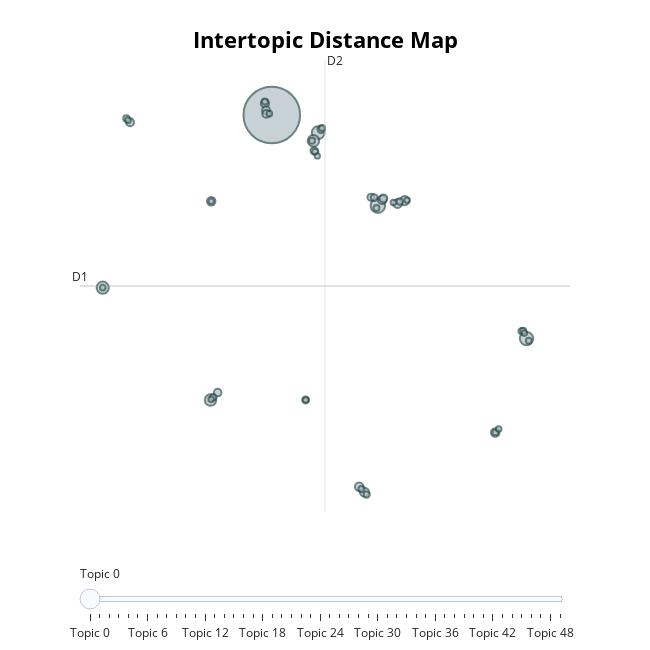

The cell this chart's notebook holds for it:
### Code cell
model.visualize_topics(top_n_topics=50)

### Figure 1 — Plotly figure (JSON) as saved in the notebook; plotly's stock layout.template omitted (floating-point values rounded to 4 significant figures; data arrays with more than 128 entries replaced by an {"elided": "..."} marker saying what was removed)
{"data": [{"customdata": {"elided": "50x3 mixed values"}, "hovertemplate": "<b>Topic %{customdata[0]}</b><br>%{customdata[1]}<br>Size: %{customdata[2]}", "legendgroup": "", "marker": {"color": "#B0BEC5", "line": {"color": "DarkSlateGrey", "width": 2}, "size": [1522, 99, 84, 78, 71, 63, 62, 40, 38, 37, 36, 34, 34, 34, 32, 30, 29, 29, 29, 27, 26, 25, 24, 23, 22, 20, 20, 20, 19, 18, 18, 18, 18, 17, 17, 17, 17, 17, 16, 16, 15, 15, 15, 15, 15, 15, 14, 14, 13, 13], "sizemode": "area", "sizeref": 0.9513, "symbol": "circle"}, "mode": "markers", "name": "", "orientation": "v", "showlegend": false, "type": "scatter", "x": [1.017, 7.188, 15.84, 3.717, -8.819, 3.44, -2.55, 8.748, 6.408, 8.336, 7.437, -2.506, 14.02, 6.103, 0.6192, -7.23, 7.511, 0.6818, 0.6931, -2.13, 3.89, 3.478, 6.789, 2.987, 6.975, -2.388, 15.55, 8.471, 6.539, 6.231, 3.545, -7.446, 0.6142, 3.944, 15.64, 7.106, 14.03, 3.356, -7.346, 15.97, -8.819, 15.71, 14.21, -2.511, 8.093, 0.8772, -2.506, 8.893, 2.987, 3.665], "xaxis": "x", "y": [14.74, 9.66, 2.222, 13.76, 5.073, 13.29, -1.222, 9.945, -6.383, 9.786, 9.997, 9.91, -3.039, -6.078, 15.39, 14.34, 10.07, 15.01, 14.8, -0.8025, 13.94, 12.74, 10.14, -1.214, 10.12, -1.06, 2.629, 9.892, -6.514, -6.207, 12.69, 14.55, 15.5, 14.01, 2.665, 9.534, -3.032, 13.3, 14.45, 2.099, 5.073, 2.528, -2.843, -1.183, 9.844, 14.82, 9.91, 9.964, -1.214, 12.45], "yaxis": "y"}], "layout": {"annotations": [{"showarrow": false, "text": "D1", "x": -10.14, "y": 5.166, "yshift": 10}, {"showarrow": false, "text": "D2", "x": 4.113, "xshift": 10, "y": 17.82}], "height": 650, "hoverlabel": {"bgcolor": "white", "font": {"family": "Rockwell", "size": 16}}, "legend": {"itemsizing": "constant", "tracegroupgap": 0}, "margin": {"t": 60}, "shapes": [{"line": {"color": "#CFD8DC", "width": 2}, "type": "line", "x0": 4.113, "x1": 4.113, "y0": -7.491, "y1": 17.82}, {"line": {"color": "#9E9E9E", "width": 2}, "type": "line", "x0": -10.14, "x1": 18.37, "y0": 5.166, "y1": 5.166}], "sliders": [{"active": 0, "pad": {"t": 50}, "steps": [{"args": [{"marker.color": [["red", "#B0BEC5", "#B0BEC5", "#B0BEC5", "#B0BEC5", "#B0BEC5", "#B0BEC5", "#B0BEC5", "#B0BEC5", "#B0BEC5", "#B0BEC5", "#B0BEC5", "#B0BEC5", "#B0BEC5", "#B0BEC5", "#B0BEC5", "#B0BEC5", "#B0BEC5", "#B0BEC5", "#B0BEC5", "#B0BEC5", "#B0BEC5", "#B0BEC5", "#B0BEC5", "#B0BEC5", "#B0BEC5", "#B0BEC5", "#B0BEC5", "#B0BEC5", "#B0BEC5", "#B0BEC5", "#B0BEC5", "#B0BEC5", "#B0BEC5", "#B0BEC5", "#B0BEC5", "#B0BEC5", "#B0BEC5", "#B0BEC5", "#B0BEC5", "#B0BEC5", "#B0BEC5", "#B0BEC5", "#B0BEC5", "#B0BEC5", "#B0BEC5", "#B0BEC5", "#B0BEC5", "#B0BEC5", "#B0BEC5"]]}], "label": "Topic 0", "method": "update"}, {"args": [{"marker.color": [["#B0BEC5", "red", "#B0BEC5", "#B0BEC5", "#B0BEC5", "#B0BEC5", "#B0BEC5", "#B0BEC5", "#B0BEC5", "#B0BEC5", "#B0BEC5", "#B0BEC5", "#B0BEC5", "#B0BEC5", "#B0BEC5", "#B0BEC5", "#B0BEC5", "#B0BEC5", "#B0BEC5", "#B0BEC5", "#B0BEC5", "#B0BEC5", "#B0BEC5", "#B0BEC5", "#B0BEC5", "#B0BEC5", "#B0BEC5", "#B0BEC5", "#B0BEC5", "#B0BEC5", "#B0BEC5", "#B0BEC5", "#B0BEC5", "#B0BEC5", "#B0BEC5", "#B0BEC5", "#B0BEC5", "#B0BEC5", "#B0BEC5", "#B0BEC5", "#B0BEC5", "#B0BEC5", "#B0BEC5", "#B0BEC5", "#B0BEC5", "#B0BEC5", "#B0BEC5", "#B0BEC5", "#B0BEC5", "#B0BEC5"]]}], "label": "Topic 1", "method": "update"}, {"args": [{"marker.color": [["#B0BEC5", "#B0BEC5", "red", "#B0BEC5", "#B0BEC5", "#B0BEC5", "#B0BEC5", "#B0BEC5", "#B0BEC5", "#B0BEC5", "#B0BEC5", "#B0BEC5", "#B0BEC5", "#B0BEC5", "#B0BEC5", "#B0BEC5", "#B0BEC5", "#B0BEC5", "#B0BEC5", "#B0BEC5", "#B0BEC5", "#B0BEC5", "#B0BEC5", "#B0BEC5", "#B0BEC5", "#B0BEC5", "#B0BEC5", "#B0BEC5", "#B0BEC5", "#B0BEC5", "#B0BEC5", "#B0BEC5", "#B0BEC5", "#B0BEC5", "#B0BEC5", "#B0BEC5", "#B0BEC5", "#B0BEC5", "#B0BEC5", "#B0BEC5", "#B0BEC5", "#B0BEC5", "#B0BEC5", "#B0BEC5", "#B0BEC5", "#B0BEC5", "#B0BEC5", "#B0BEC5", "#B0BEC5", "#B0BEC5"]]}], "label": "Topic 2", "method": "update"}, {"args": [{"marker.color": [["#B0BEC5", "#B0BEC5", "#B0BEC5", "red", "#B0BEC5", "#B0BEC5", "#B0BEC5", "#B0BEC5", "#B0BEC5", "#B0BEC5", "#B0BEC5", "#B0BEC5", "#B0BEC5", "#B0BEC5", "#B0BEC5", "#B0BEC5", "#B0BEC5", "#B0BEC5", "#B0BEC5", "#B0BEC5", "#B0BEC5", "#B0BEC5", "#B0BEC5", "#B0BEC5", "#B0BEC5", "#B0BEC5", "#B0BEC5", "#B0BEC5", "#B0BEC5", "#B0BEC5", "#B0BEC5", "#B0BEC5", "#B0BEC5", "#B0BEC5", "#B0BEC5", "#B0BEC5", "#B0BEC5", "#B0BEC5", "#B0BEC5", "#B0BEC5", "#B0BEC5", "#B0BEC5", "#B0BEC5", "#B0BEC5", "#B0BEC5", "#B0BEC5", "#B0BEC5", "#B0BEC5", "#B0BEC5", "#B0BEC5"]]}], "label": "Topic 3", "method": "update"}, {"args": [{"marker.color": [["#B0BEC5", "#B0BEC5", "#B0BEC5", "#B0BEC5", "red", "#B0BEC5", "#B0BEC5", "#B0BEC5", "#B0BEC5", "#B0BEC5", "#B0BEC5", "#B0BEC5", "#B0BEC5", "#B0BEC5", "#B0BEC5", "#B0BEC5", "#B0BEC5", "#B0BEC5", "#B0BEC5", "#B0BEC5", "#B0BEC5", "#B0BEC5", "#B0BEC5", "#B0BEC5", "#B0BEC5", "#B0BEC5", "#B0BEC5", "#B0BEC5", "#B0BEC5", "#B0BEC5", "#B0BEC5", "#B0BEC5", "#B0BEC5", "#B0BEC5", "#B0BEC5", "#B0BEC5", "#B0BEC5", "#B0BEC5", "#B0BEC5", "#B0BEC5", "#B0BEC5", "#B0BEC5", "#B0BEC5", "#B0BEC5", "#B0BEC5", "#B0BEC5", "#B0BEC5", "#B0BEC5", "#B0BEC5", "#B0BEC5"]]}], "label": "Topic 4", "method": "update"}, {"args": [{"marker.color": [["#B0BEC5", "#B0BEC5", "#B0BEC5", "#B0BEC5", "#B0BEC5", "red", "#B0BEC5", "#B0BEC5", "#B0BEC5", "#B0BEC5", "#B0BEC5", "#B0BEC5", "#B0BEC5", "#B0BEC5", "#B0BEC5", "#B0BEC5", "#B0BEC5", "#B0BEC5", "#B0BEC5", "#B0BEC5", "#B0BEC5", "#B0BEC5", "#B0BEC5", "#B0BEC5", "#B0BEC5", "#B0BEC5", "#B0BEC5", "#B0BEC5", "#B0BEC5", "#B0BEC5", "#B0BEC5", "#B0BEC5", "#B0BEC5", "#B0BEC5", "#B0BEC5", "#B0BEC5", "#B0BEC5", "#B0BEC5", "#B0BEC5", "#B0BEC5", "#B0BEC5", "#B0BEC5", "#B0BEC5", "#B0BEC5", "#B0BEC5", "#B0BEC5", "#B0BEC5", "#B0BEC5", "#B0BEC5", "#B0BEC5"]]}], "label": "Topic 5", "method": "update"}, {"args": [{"marker.color": [["#B0BEC5", "#B0BEC5", "#B0BEC5", "#B0BEC5", "#B0BEC5", "#B0BEC5", "red", "#B0BEC5", "#B0BEC5", "#B0BEC5", "#B0BEC5", "#B0BEC5", "#B0BEC5", "#B0BEC5", "#B0BEC5", "#B0BEC5", "#B0BEC5", "#B0BEC5", "#B0BEC5", "#B0BEC5", "#B0BEC5", "#B0BEC5", "#B0BEC5", "#B0BEC5", "#B0BEC5", "#B0BEC5", "#B0BEC5", "#B0BEC5", "#B0BEC5", "#B0BEC5", "#B0BEC5", "#B0BEC5", "#B0BEC5", "#B0BEC5", "#B0BEC5", "#B0BEC5", "#B0BEC5", "#B0BEC5", "#B0BEC5", "#B0BEC5", "#B0BEC5", "#B0BEC5", "#B0BEC5", "#B0BEC5", "#B0BEC5", "#B0BEC5", "#B0BEC5", "#B0BEC5", "#B0BEC5", "#B0BEC5"]]}], "label": "Topic 6", "method": "update"}, {"args": [{"marker.color": [["#B0BEC5", "#B0BEC5", "#B0BEC5", "#B0BEC5", "#B0BEC5", "#B0BEC5", "#B0BEC5", "red", "#B0BEC5", "#B0BEC5", "#B0BEC5", "#B0BEC5", "#B0BEC5", "#B0BEC5", "#B0BEC5", "#B0BEC5", "#B0BEC5", "#B0BEC5", "#B0BEC5", "#B0BEC5", "#B0BEC5", "#B0BEC5", "#B0BEC5", "#B0BEC5", "#B0BEC5", "#B0BEC5", "#B0BEC5", "#B0BEC5", "#B0BEC5", "#B0BEC5", "#B0BEC5", "#B0BEC5", "#B0BEC5", "#B0BEC5", "#B0BEC5", "#B0BEC5", "#B0BEC5", "#B0BEC5", "#B0BEC5", "#B0BEC5", "#B0BEC5", "#B0BEC5", "#B0BEC5", "#B0BEC5", "#B0BEC5", "#B0BEC5", "#B0BEC5", "#B0BEC5", "#B0BEC5", "#B0BEC5"]]}], "label": "Topic 7", "method": "update"}, {"args": [{"marker.color": [["#B0BEC5", "#B0BEC5", "#B0BEC5", "#B0BEC5", "#B0BEC5", "#B0BEC5", "#B0BEC5", "#B0BEC5", "red", "#B0BEC5", "#B0BEC5", "#B0BEC5", "#B0BEC5", "#B0BEC5", "#B0BEC5", "#B0BEC5", "#B0BEC5", "#B0BEC5", "#B0BEC5", "#B0BEC5", "#B0BEC5", "#B0BEC5", "#B0BEC5", "#B0BEC5", "#B0BEC5", "#B0BEC5", "#B0BEC5", "#B0BEC5", "#B0BEC5", "#B0BEC5", "#B0BEC5", "#B0BEC5", "#B0BEC5", "#B0BEC5", "#B0BEC5", "#B0BEC5", "#B0BEC5", "#B0BEC5", "#B0BEC5", "#B0BEC5", "#B0BEC5", "#B0BEC5", "#B0BEC5", "#B0BEC5", "#B0BEC5", "#B0BEC5", "#B0BEC5", "#B0BEC5", "#B0BEC5", "#B0BEC5"]]}], "label": "Topic 8", "method": "update"}, {"args": [{"marker.color": [["#B0BEC5", "#B0BEC5", "#B0BEC5", "#B0BEC5", "#B0BEC5", "#B0BEC5", "#B0BEC5", "#B0BEC5", "#B0BEC5", "red", "#B0BEC5", "#B0BEC5", "#B0BEC5", "#B0BEC5", "#B0BEC5", "#B0BEC5", "#B0BEC5", "#B0BEC5", "#B0BEC5", "#B0BEC5", "#B0BEC5", "#B0BEC5", "#B0BEC5", "#B0BEC5", "#B0BEC5", "#B0BEC5", "#B0BEC5", "#B0BEC5", "#B0BEC5", "#B0BEC5", "#B0BEC5", "#B0BEC5", "#B0BEC5", "#B0BEC5", "#B0BEC5", "#B0BEC5", "#B0BEC5", "#B0BEC5", "#B0BEC5", "#B0BEC5", "#B0BEC5", "#B0BEC5", "#B0BEC5", "#B0BEC5", "#B0BEC5", "#B0BEC5", "#B0BEC5", "#B0BEC5", "#B0BEC5", "#B0BEC5"]]}], "label": "Topic 9", "method": "update"}, {"args": [{"marker.color": [["#B0BEC5", "#B0BEC5", "#B0BEC5", "#B0BEC5", "#B0BEC5", "#B0BEC5", "#B0BEC5", "#B0BEC5", "#B0BEC5", "#B0BEC5", "red", "#B0BEC5", "#B0BEC5", "#B0BEC5", "#B0BEC5", "#B0BEC5", "#B0BEC5", "#B0BEC5", "#B0BEC5", "#B0BEC5", "#B0BEC5", "#B0BEC5", "#B0BEC5", "#B0BEC5", "#B0BEC5", "#B0BEC5", "#B0BEC5", "#B0BEC5", "#B0BEC5", "#B0BEC5", "#B0BEC5", "#B0BEC5", "#B0BEC5", "#B0BEC5", "#B0BEC5", "#B0BEC5", "#B0BEC5", "#B0BEC5", "#B0BEC5", "#B0BEC5", "#B0BEC5", "#B0BEC5", "#B0BEC5", "#B0BEC5", "#B0BEC5", "#B0BEC5", "#B0BEC5", "#B0BEC5", "#B0BEC5", "#B0BEC5"]]}], "label": "Topic 10", "method": "update"}, {"args": [{"marker.color": [["#B0BEC5", "#B0BEC5", "#B0BEC5", "#B0BEC5", "#B0BEC5", "#B0BEC5", "#B0BEC5", "#B0BEC5", "#B0BEC5", "#B0BEC5", "#B0BEC5", "red", "#B0BEC5", "#B0BEC5", "#B0BEC5", "#B0BEC5", "#B0BEC5", "#B0BEC5", "#B0BEC5", "#B0BEC5", "#B0BEC5", "#B0BEC5", "#B0BEC5", "#B0BEC5", "#B0BEC5", "#B0BEC5", "#B0BEC5", "#B0BEC5", "#B0BEC5", "#B0BEC5", "#B0BEC5", "#B0BEC5", "#B0BEC5", "#B0BEC5", "#B0BEC5", "#B0BEC5", "#B0BEC5", "#B0BEC5", "#B0BEC5", "#B0BEC5", "#B0BEC5", "#B0BEC5", "#B0BEC5", "#B0BEC5", "#B0BEC5", "#B0BEC5", "#B0BEC5", "#B0BEC5", "#B0BEC5", "#B0BEC5"]]}], "label": "Topic 11", "method": "update"}, {"args": [{"marker.color": [["#B0BEC5", "#B0BEC5", "#B0BEC5", "#B0BEC5", "#B0BEC5", "#B0BEC5", "#B0BEC5", "#B0BEC5", "#B0BEC5", "#B0BEC5", "#B0BEC5", "#B0BEC5", "red", "#B0BEC5", "#B0BEC5", "#B0BEC5", "#B0BEC5", "#B0BEC5", "#B0BEC5", "#B0BEC5", "#B0BEC5", "#B0BEC5", "#B0BEC5", "#B0BEC5", "#B0BEC5", "#B0BEC5", "#B0BEC5", "#B0BEC5", "#B0BEC5", "#B0BEC5", "#B0BEC5", "#B0BEC5", "#B0BEC5", "#B0BEC5", "#B0BEC5", "#B0BEC5", "#B0BEC5", "#B0BEC5", "#B0BEC5", "#B0BEC5", "#B0BEC5", "#B0BEC5", "#B0BEC5", "#B0BEC5", "#B0BEC5", "#B0BEC5", "#B0BEC5", "#B0BEC5", "#B0BEC5", "#B0BEC5"]]}], "label": "Topic 12", "method": "update"}, {"args": [{"marker.color": [["#B0BEC5", "#B0BEC5", "#B0BEC5", "#B0BEC5", "#B0BEC5", "#B0BEC5", "#B0BEC5", "#B0BEC5", "#B0BEC5", "#B0BEC5", "#B0BEC5", "#B0BEC5", "#B0BEC5", "red", "#B0BEC5", "#B0BEC5", "#B0BEC5", "#B0BEC5", "#B0BEC5", "#B0BEC5", "#B0BEC5", "#B0BEC5", "#B0BEC5", "#B0BEC5", "#B0BEC5", "#B0BEC5", "#B0BEC5", "#B0BEC5", "#B0BEC5", "#B0BEC5", "#B0BEC5", "#B0BEC5", "#B0BEC5", "#B0BEC5", "#B0BEC5", "#B0BEC5", "#B0BEC5", "#B0BEC5", "#B0BEC5", "#B0BEC5", "#B0BEC5", "#B0BEC5", "#B0BEC5", "#B0BEC5", "#B0BEC5", "#B0BEC5", "#B0BEC5", "#B0BEC5", "#B0BEC5", "#B0BEC5"]]}], "label": "Topic 13", "method": "update"}, {"args": [{"marker.color": [["#B0BEC5", "#B0BEC5", "#B0BEC5", "#B0BEC5", "#B0BEC5", "#B0BEC5", "#B0BEC5", "#B0BEC5", "#B0BEC5", "#B0BEC5", "#B0BEC5", "#B0BEC5", "#B0BEC5", "#B0BEC5", "red", "#B0BEC5", "#B0BEC5", "#B0BEC5", "#B0BEC5", "#B0BEC5", "#B0BEC5", "#B0BEC5", "#B0BEC5", "#B0BEC5", "#B0BEC5", "#B0BEC5", "#B0BEC5", "#B0BEC5", "#B0BEC5", "#B0BEC5", "#B0BEC5", "#B0BEC5", "#B0BEC5", "#B0BEC5", "#B0BEC5", "#B0BEC5", "#B0BEC5", "#B0BEC5", "#B0BEC5", "#B0BEC5", "#B0BEC5", "#B0BEC5", "#B0BEC5", "#B0BEC5", "#B0BEC5", "#B0BEC5", "#B0BEC5", "#B0BEC5", "#B0BEC5", "#B0BEC5"]]}], "label": "Topic 14", "method": "update"}, {"args": [{"marker.color": [["#B0BEC5", "#B0BEC5", "#B0BEC5", "#B0BEC5", "#B0BEC5", "#B0BEC5", "#B0BEC5", "#B0BEC5", "#B0BEC5", "#B0BEC5", "#B0BEC5", "#B0BEC5", "#B0BEC5", "#B0BEC5", "#B0BEC5", "red", "#B0BEC5", "#B0BEC5", "#B0BEC5", "#B0BEC5", "#B0BEC5", "#B0BEC5", "#B0BEC5", "#B0BEC5", "#B0BEC5", "#B0BEC5", "#B0BEC5", "#B0BEC5", "#B0BEC5", "#B0BEC5", "#B0BEC5", "#B0BEC5", "#B0BEC5", "#B0BEC5", "#B0BEC5", "#B0BEC5", "#B0BEC5", "#B0BEC5", "#B0BEC5", "#B0BEC5", "#B0BEC5", "#B0BEC5", "#B0BEC5", "#B0BEC5", "#B0BEC5", "#B0BEC5", "#B0BEC5", "#B0BEC5", "#B0BEC5", "#B0BEC5"]]}], "label": "Topic 15", "method": "update"}, {"args": [{"marker.color": [["#B0BEC5", "#B0BEC5", "#B0BEC5", "#B0BEC5", "#B0BEC5", "#B0BEC5", "#B0BEC5", "#B0BEC5", "#B0BEC5", "#B0BEC5", "#B0BEC5", "#B0BEC5", "#B0BEC5", "#B0BEC5", "#B0BEC5", "#B0BEC5", "red", "#B0BEC5", "#B0BEC5", "#B0BEC5", "#B0BEC5", "#B0BEC5", "#B0BEC5", "#B0BEC5", "#B0BEC5", "#B0BEC5", "#B0BEC5", "#B0BEC5", "#B0BEC5", "#B0BEC5", "#B0BEC5", "#B0BEC5", "#B0BEC5", "#B0BEC5", "#B0BEC5", "#B0BEC5", "#B0BEC5", "#B0BEC5", "#B0BEC5", "#B0BEC5", "#B0BEC5", "#B0BEC5", "#B0BEC5", "#B0BEC5", "#B0BEC5", "#B0BEC5", "#B0BEC5", "#B0BEC5", "#B0BEC5", "#B0BEC5"]]}], "label": "Topic 16", "method": "update"}, {"args": [{"marker.color": [["#B0BEC5", "#B0BEC5", "#B0BEC5", "#B0BEC5", "#B0BEC5", "#B0BEC5", "#B0BEC5", "#B0BEC5", "#B0BEC5", "#B0BEC5", "#B0BEC5", "#B0BEC5", "#B0BEC5", "#B0BEC5", "#B0BEC5", "#B0BEC5", "#B0BEC5", "red", "#B0BEC5", "#B0BEC5", "#B0BEC5", "#B0BEC5", "#B0BEC5", "#B0BEC5", "#B0BEC5", "#B0BEC5", "#B0BEC5", "#B0BEC5", "#B0BEC5", "#B0BEC5", "#B0BEC5", "#B0BEC5", "#B0BEC5", "#B0BEC5", "#B0BEC5", "#B0BEC5", "#B0BEC5", "#B0BEC5", "#B0BEC5", "#B0BEC5", "#B0BEC5", "#B0BEC5", "#B0BEC5", "#B0BEC5", "#B0BEC5", "#B0BEC5", "#B0BEC5", "#B0BEC5", "#B0BEC5", "#B0BEC5"]]}], "label": "Topic 17", "method": "update"}, {"args": [{"marker.color": [["#B0BEC5", "#B0BEC5", "#B0BEC5", "#B0BEC5", "#B0BEC5", "#B0BEC5", "#B0BEC5", "#B0BEC5", "#B0BEC5", "#B0BEC5", "#B0BEC5", "#B0BEC5", "#B0BEC5", "#B0BEC5", "#B0BEC5", "#B0BEC5", "#B0BEC5", "#B0BEC5", "red", "#B0BEC5", "#B0BEC5", "#B0BEC5", "#B0BEC5", "#B0BEC5", "#B0BEC5", "#B0BEC5", "#B0BEC5", "#B0BEC5", "#B0BEC5", "#B0BEC5", "#B0BEC5", "#B0BEC5", "#B0BEC5", "#B0BEC5", "#B0BEC5", "#B0BEC5", "#B0BEC5", "#B0BEC5", "#B0BEC5", "#B0BEC5", "#B0BEC5", "#B0BEC5", "#B0BEC5", "#B0BEC5", "#B0BEC5", "#B0BEC5", "#B0BEC5", "#B0BEC5", "#B0BEC5", "#B0BEC5"]]}], "label": "Topic 18", "method": "update"}, {"args": [{"marker.color": [["#B0BEC5", "#B0BEC5", "#B0BEC5", "#B0BEC5", "#B0BEC5", "#B0BEC5", "#B0BEC5", "#B0BEC5", "#B0BEC5", "#B0BEC5", "#B0BEC5", "#B0BEC5", "#B0BEC5", "#B0BEC5", "#B0BEC5", "#B0BEC5", "#B0BEC5", "#B0BEC5", "#B0BEC5", "red", "#B0BEC5", "#B0BEC5", "#B0BEC5", "#B0BEC5", "#B0BEC5", "#B0BEC5", "#B0BEC5", "#B0BEC5", "#B0BEC5", "#B0BEC5", "#B0BEC5", "#B0BEC5", "#B0BEC5", "#B0BEC5", "#B0BEC5", "#B0BEC5", "#B0BEC5", "#B0BEC5", "#B0BEC5", "#B0BEC5", "#B0BEC5", "#B0BEC5", "#B0BEC5", "#B0BEC5", "#B0BEC5", "#B0BEC5", "#B0BEC5", "#B0BEC5", "#B0BEC5", "#B0BEC5"]]}], "label": "Topic 19", "method": "update"}, {"args": [{"marker.color": [["#B0BEC5", "#B0BEC5", "#B0BEC5", "#B0BEC5", "#B0BEC5", "#B0BEC5", "#B0BEC5", "#B0BEC5", "#B0BEC5", "#B0BEC5", "#B0BEC5", "#B0BEC5", "#B0BEC5", "#B0BEC5", "#B0BEC5", "#B0BEC5", "#B0BEC5", "#B0BEC5", "#B0BEC5", "#B0BEC5", "red", "#B0BEC5", "#B0BEC5", "#B0BEC5", "#B0BEC5", "#B0BEC5", "#B0BEC5", "#B0BEC5", "#B0BEC5", "#B0BEC5", "#B0BEC5", "#B0BEC5", "#B0BEC5", "#B0BEC5", "#B0BEC5", "#B0BEC5", "#B0BEC5", "#B0BEC5", "#B0BEC5", "#B0BEC5", "#B0BEC5", "#B0BEC5", "#B0BEC5", "#B0BEC5", "#B0BEC5", "#B0BEC5", "#B0BEC5", "#B0BEC5", "#B0BEC5", "#B0BEC5"]]}], "label": "Topic 20", "method": "update"}, {"args": [{"marker.color": [["#B0BEC5", "#B0BEC5", "#B0BEC5", "#B0BEC5", "#B0BEC5", "#B0BEC5", "#B0BEC5", "#B0BEC5", "#B0BEC5", "#B0BEC5", "#B0BEC5", "#B0BEC5", "#B0BEC5", "#B0BEC5", "#B0BEC5", "#B0BEC5", "#B0BEC5", "#B0BEC5", "#B0BEC5", "#B0BEC5", "#B0BEC5", "red", "#B0BEC5", "#B0BEC5", "#B0BEC5", "#B0BEC5", "#B0BEC5", "#B0BEC5", "#B0BEC5", "#B0BEC5", "#B0BEC5", "#B0BEC5", "#B0BEC5", "#B0BEC5", "#B0BEC5", "#B0BEC5", "#B0BEC5", "#B0BEC5", "#B0BEC5", "#B0BEC5", "#B0BEC5", "#B0BEC5", "#B0BEC5", "#B0BEC5", "#B0BEC5", "#B0BEC5", "#B0BEC5", "#B0BEC5", "#B0BEC5", "#B0BEC5"]]}], "label": "Topic 21", "method": "update"}, {"args": [{"marker.color": [["#B0BEC5", "#B0BEC5", "#B0BEC5", "#B0BEC5", "#B0BEC5", "#B0BEC5", "#B0BEC5", "#B0BEC5", "#B0BEC5", "#B0BEC5", "#B0BEC5", "#B0BEC5", "#B0BEC5", "#B0BEC5", "#B0BEC5", "#B0BEC5", "#B0BEC5", "#B0BEC5", "#B0BEC5", "#B0BEC5", "#B0BEC5", "#B0BEC5", "red", "#B0BEC5", "#B0BEC5", "#B0BEC5", "#B0BEC5", "#B0BEC5", "#B0BEC5", "#B0BEC5", "#B0BEC5", "#B0BEC5", "#B0BEC5", "#B0BEC5", "#B0BEC5", "#B0BEC5", "#B0BEC5", "#B0BEC5", "#B0BEC5", "#B0BEC5", "#B0BEC5", "#B0BEC5", "#B0BEC5", "#B0BEC5", "#B0BEC5", "#B0BEC5", "#B0BEC5", "#B0BEC5", "#B0BEC5", "#B0BEC5"]]}], "label": "Topic 22", "method": "update"}, {"args": [{"marker.color": [["#B0BEC5", "#B0BEC5", "#B0BEC5", "#B0BEC5", "#B0BEC5", "#B0BEC5", "#B0BEC5", "#B0BEC5", "#B0BEC5", "#B0BEC5", "#B0BEC5", "#B0BEC5", "#B0BEC5", "#B0BEC5", "#B0BEC5", "#B0BEC5", "#B0BEC5", "#B0BEC5", "#B0BEC5", "#B0BEC5", "#B0BEC5", "#B0BEC5", "#B0BEC5", "red", "#B0BEC5", "#B0BEC5", "#B0BEC5", "#B0BEC5", "#B0BEC5", "#B0BEC5", "#B0BEC5", "#B0BEC5", "#B0BEC5", "#B0BEC5", "#B0BEC5", "#B0BEC5", "#B0BEC5", "#B0BEC5", "#B0BEC5", "#B0BEC5", "#B0BEC5", "#B0BEC5", "#B0BEC5", "#B0BEC5", "#B0BEC5", "#B0BEC5", "#B0BEC5", "#B0BEC5", "#B0BEC5", "#B0BEC5"]]}], "label": "Topic 23", "method": "update"}, {"args": [{"marker.color": [["#B0BEC5", "#B0BEC5", "#B0BEC5", "#B0BEC5", "#B0BEC5", "#B0BEC5", "#B0BEC5", "#B0BEC5", "#B0BEC5", "#B0BEC5", "#B0BEC5", "#B0BEC5", "#B0BEC5", "#B0BEC5", "#B0BEC5", "#B0BEC5", "#B0BEC5", "#B0BEC5", "#B0BEC5", "#B0BEC5", "#B0BEC5", "#B0BEC5", "#B0BEC5", "#B0BEC5", "red", "#B0BEC5", "#B0BEC5", "#B0BEC5", "#B0BEC5", "#B0BEC5", "#B0BEC5", "#B0BEC5", "#B0BEC5", "#B0BEC5", "#B0BEC5", "#B0BEC5", "#B0BEC5", "#B0BEC5", "#B0BEC5", "#B0BEC5", "#B0BEC5", "#B0BEC5", "#B0BEC5", "#B0BEC5", "#B0BEC5", "#B0BEC5", "#B0BEC5", "#B0BEC5", "#B0BEC5", "#B0BEC5"]]}], "label": "Topic 24", "method": "update"}, {"args": [{"marker.color": [["#B0BEC5", "#B0BEC5", "#B0BEC5", "#B0BEC5", "#B0BEC5", "#B0BEC5", "#B0BEC5", "#B0BEC5", "#B0BEC5", "#B0BEC5", "#B0BEC5", "#B0BEC5", "#B0BEC5", "#B0BEC5", "#B0BEC5", "#B0BEC5", "#B0BEC5", "#B0BEC5", "#B0BEC5", "#B0BEC5", "#B0BEC5", "#B0BEC5", "#B0BEC5", "#B0BEC5", "#B0BEC5", "red", "#B0BEC5", "#B0BEC5", "#B0BEC5", "#B0BEC5", "#B0BEC5", "#B0BEC5", "#B0BEC5", "#B0BEC5", "#B0BEC5", "#B0BEC5", "#B0BEC5", "#B0BEC5", "#B0BEC5", "#B0BEC5", "#B0BEC5", "#B0BEC5", "#B0BEC5", "#B0BEC5", "#B0BEC5", "#B0BEC5", "#B0BEC5", "#B0BEC5", "#B0BEC5", "#B0BEC5"]]}], "label": "Topic 25", "method": "update"}, {"args": [{"marker.color": [["#B0BEC5", "#B0BEC5", "#B0BEC5", "#B0BEC5", "#B0BEC5", "#B0BEC5", "#B0BEC5", "#B0BEC5", "#B0BEC5", "#B0BEC5", "#B0BEC5", "#B0BEC5", "#B0BEC5", "#B0BEC5", "#B0BEC5", "#B0BEC5", "#B0BEC5", "#B0BEC5", "#B0BEC5", "#B0BEC5", "#B0BEC5", "#B0BEC5", "#B0BEC5", "#B0BEC5", "#B0BEC5", "#B0BEC5", "red", "#B0BEC5", "#B0BEC5", "#B0BEC5", "#B0BEC5", "#B0BEC5", "#B0BEC5", "#B0BEC5", "#B0BEC5", "#B0BEC5", "#B0BEC5", "#B0BEC5", "#B0BEC5", "#B0BEC5", "#B0BEC5", "#B0BEC5", "#B0BEC5", "#B0BEC5", "#B0BEC5", "#B0BEC5", "#B0BEC5", "#B0BEC5", "#B0BEC5", "#B0BEC5"]]}], "label": "Topic 26", "method": "update"}, {"args": [{"marker.color": [["#B0BEC5", "#B0BEC5", "#B0BEC5", "#B0BEC5", "#B0BEC5", "#B0BEC5", "#B0BEC5", "#B0BEC5", "#B0BEC5", "#B0BEC5", "#B0BEC5", "#B0BEC5", "#B0BEC5", "#B0BEC5", "#B0BEC5", "#B0BEC5", "#B0BEC5", "#B0BEC5", "#B0BEC5", "#B0BEC5", "#B0BEC5", "#B0BEC5", "#B0BEC5", "#B0BEC5", "#B0BEC5", "#B0BEC5", "#B0BEC5", "red", "#B0BEC5", "#B0BEC5", "#B0BEC5", "#B0BEC5", "#B0BEC5", "#B0BEC5", "#B0BEC5", "#B0BEC5", "#B0BEC5", "#B0BEC5", "#B0BEC5", "#B0BEC5", "#B0BEC5", "#B0BEC5", "#B0BEC5", "#B0BEC5", "#B0BEC5", "#B0BEC5", "#B0BEC5", "#B0BEC5", "#B0BEC5", "#B0BEC5"]]}], "label": "Topic 27", "method": "update"}, {"args": [{"marker.color": [["#B0BEC5", "#B0BEC5", "#B0BEC5", "#B0BEC5", "#B0BEC5", "#B0BEC5", "#B0BEC5", "#B0BEC5", "#B0BEC5", "#B0BEC5", "#B0BEC5", "#B0BEC5", "#B0BEC5", "#B0BEC5", "#B0BEC5", "#B0BEC5", "#B0BEC5", "#B0BEC5", "#B0BEC5", "#B0BEC5", "#B0BEC5", "#B0BEC5", "#B0BEC5", "#B0BEC5", "#B0BEC5", "#B0BEC5", "#B0BEC5", "#B0BEC5", "red", "#B0BEC5", "#B0BEC5", "#B0BEC5", "#B0BEC5", "#B0BEC5", "#B0BEC5", "#B0BEC5", "#B0BEC5", "#B0BEC5", "#B0BEC5", "#B0BEC5", "#B0BEC5", "#B0BEC5", "#B0BEC5", "#B0BEC5", "#B0BEC5", "#B0BEC5", "#B0BEC5", "#B0BEC5", "#B0BEC5", "#B0BEC5"]]}], "label": "Topic 28", "method": "update"}, {"args": [{"marker.color": [["#B0BEC5", "#B0BEC5", "#B0BEC5", "#B0BEC5", "#B0BEC5", "#B0BEC5", "#B0BEC5", "#B0BEC5", "#B0BEC5", "#B0BEC5", "#B0BEC5", "#B0BEC5", "#B0BEC5", "#B0BEC5", "#B0BEC5", "#B0BEC5", "#B0BEC5", "#B0BEC5", "#B0BEC5", "#B0BEC5", "#B0BEC5", "#B0BEC5", "#B0BEC5", "#B0BEC5", "#B0BEC5", "#B0BEC5", "#B0BEC5", "#B0BEC5", "#B0BEC5", "red", "#B0BEC5", "#B0BEC5", "#B0BEC5", "#B0BEC5", "#B0BEC5", "#B0BEC5", "#B0BEC5", "#B0BEC5", "#B0BEC5", "#B0BEC5", "#B0BEC5", "#B0BEC5", "#B0BEC5", "#B0BEC5", "#B0BEC5", "#B0BEC5", "#B0BEC5", "#B0BEC5", "#B0BEC5", "#B0BEC5"]]}], "label": "Topic 29", "method": "update"}, {"args": [{"marker.color": [["#B0BEC5", "#B0BEC5", "#B0BEC5", "#B0BEC5", "#B0BEC5", "#B0BEC5", "#B0BEC5", "#B0BEC5", "#B0BEC5", "#B0BEC5", "#B0BEC5", "#B0BEC5", "#B0BEC5", "#B0BEC5", "#B0BEC5", "#B0BEC5", "#B0BEC5", "#B0BEC5", "#B0BEC5", "#B0BEC5", "#B0BEC5", "#B0BEC5", "#B0BEC5", "#B0BEC5", "#B0BEC5", "#B0BEC5", "#B0BEC5", "#B0BEC5", "#B0BEC5", "#B0BEC5", "red", "#B0BEC5", "#B0BEC5", "#B0BEC5", "#B0BEC5", "#B0BEC5", "#B0BEC5", "#B0BEC5", "#B0BEC5", "#B0BEC5", "#B0BEC5", "#B0BEC5", "#B0BEC5", "#B0BEC5", "#B0BEC5", "#B0BEC5", "#B0BEC5", "#B0BEC5", "#B0BEC5", "#B0BEC5"]]}], "label": "Topic 30", "method": "update"}, {"args": [{"marker.color": [["#B0BEC5", "#B0BEC5", "#B0BEC5", "#B0BEC5", "#B0BEC5", "#B0BEC5", "#B0BEC5", "#B0BEC5", "#B0BEC5", "#B0BEC5", "#B0BEC5", "#B0BEC5", "#B0BEC5", "#B0BEC5", "#B0BEC5", "#B0BEC5", "#B0BEC5", "#B0BEC5", "#B0BEC5", "#B0BEC5", "#B0BEC5", "#B0BEC5", "#B0BEC5", "#B0BEC5", "#B0BEC5", "#B0BEC5", "#B0BEC5", "#B0BEC5", "#B0BEC5", "#B0BEC5", "#B0BEC5", "red", "#B0BEC5", "#B0BEC5", "#B0BEC5", "#B0BEC5", "#B0BEC5", "#B0BEC5", "#B0BEC5", "#B0BEC5", "#B0BEC5", "#B0BEC5", "#B0BEC5", "#B0BEC5", "#B0BEC5", "#B0BEC5", "#B0BEC5", "#B0BEC5", "#B0BEC5", "#B0BEC5"]]}], "label": "Topic 31", "method": "update"}, {"args": [{"marker.color": [["#B0BEC5", "#B0BEC5", "#B0BEC5", "#B0BEC5", "#B0BEC5", "#B0BEC5", "#B0BEC5", "#B0BEC5", "#B0BEC5", "#B0BEC5", "#B0BEC5", "#B0BEC5", "#B0BEC5", "#B0BEC5", "#B0BEC5", "#B0BEC5", "#B0BEC5", "#B0BEC5", "#B0BEC5", "#B0BEC5", "#B0BEC5", "#B0BEC5", "#B0BEC5", "#B0BEC5", "#B0BEC5", "#B0BEC5", "#B0BEC5", "#B0BEC5", "#B0BEC5", "#B0BEC5", "#B0BEC5", "#B0BEC5", "red", "#B0BEC5", "#B0BEC5", "#B0BEC5", "#B0BEC5", "#B0BEC5", "#B0BEC5", "#B0BEC5", "#B0BEC5", "#B0BEC5", "#B0BEC5", "#B0BEC5", "#B0BEC5", "#B0BEC5", "#B0BEC5", "#B0BEC5", "#B0BEC5", "#B0BEC5"]]}], "label": "Topic 32", "method": "update"}, {"args": [{"marker.color": [["#B0BEC5", "#B0BEC5", "#B0BEC5", "#B0BEC5", "#B0BEC5", "#B0BEC5", "#B0BEC5", "#B0BEC5", "#B0BEC5", "#B0BEC5", "#B0BEC5", "#B0BEC5", "#B0BEC5", "#B0BEC5", "#B0BEC5", "#B0BEC5", "#B0BEC5", "#B0BEC5", "#B0BEC5", "#B0BEC5", "#B0BEC5", "#B0BEC5", "#B0BEC5", "#B0BEC5", "#B0BEC5", "#B0BEC5", "#B0BEC5", "#B0BEC5", "#B0BEC5", "#B0BEC5", "#B0BEC5", "#B0BEC5", "#B0BEC5", "red", "#B0BEC5", "#B0BEC5", "#B0BEC5", "#B0BEC5", "#B0BEC5", "#B0BEC5", "#B0BEC5", "#B0BEC5", "#B0BEC5", "#B0BEC5", "#B0BEC5", "#B0BEC5", "#B0BEC5", "#B0BEC5", "#B0BEC5", "#B0BEC5"]]}], "label": "Topic 33", "method": "update"}, {"args": [{"marker.color": [["#B0BEC5", "#B0BEC5", "#B0BEC5", "#B0BEC5", "#B0BEC5", "#B0BEC5", "#B0BEC5", "#B0BEC5", "#B0BEC5", "#B0BEC5", "#B0BEC5", "#B0BEC5", "#B0BEC5", "#B0BEC5", "#B0BEC5", "#B0BEC5", "#B0BEC5", "#B0BEC5", "#B0BEC5", "#B0BEC5", "#B0BEC5", "#B0BEC5", "#B0BEC5", "#B0BEC5", "#B0BEC5", "#B0BEC5", "#B0BEC5", "#B0BEC5", "#B0BEC5", "#B0BEC5", "#B0BEC5", "#B0BEC5", "#B0BEC5", "#B0BEC5", "red", "#B0BEC5", "#B0BEC5", "#B0BEC5", "#B0BEC5", "#B0BEC5", "#B0BEC5", "#B0BEC5", "#B0BEC5", "#B0BEC5", "#B0BEC5", "#B0BEC5", "#B0BEC5", "#B0BEC5", "#B0BEC5", "#B0BEC5"]]}], "label": "Topic 34", "method": "update"}, {"args": [{"marker.color": [["#B0BEC5", "#B0BEC5", "#B0BEC5", "#B0BEC5", "#B0BEC5", "#B0BEC5", "#B0BEC5", "#B0BEC5", "#B0BEC5", "#B0BEC5", "#B0BEC5", "#B0BEC5", "#B0BEC5", "#B0BEC5", "#B0BEC5", "#B0BEC5", "#B0BEC5", "#B0BEC5", "#B0BEC5", "#B0BEC5", "#B0BEC5", "#B0BEC5", "#B0BEC5", "#B0BEC5", "#B0BEC5", "#B0BEC5", "#B0BEC5", "#B0BEC5", "#B0BEC5", "#B0BEC5", "#B0BEC5", "#B0BEC5", "#B0BEC5", "#B0BEC5", "#B0BEC5", "red", "#B0BEC5", "#B0BEC5", "#B0BEC5", "#B0BEC5", "#B0BEC5", "#B0BEC5", "#B0BEC5", "#B0BEC5", "#B0BEC5", "#B0BEC5", "#B0BEC5", "#B0BEC5", "#B0BEC5", "#B0BEC5"]]}], "label": "Topic 35", "method": "update"}, {"args": [{"marker.color": [["#B0BEC5", "#B0BEC5", "#B0BEC5", "#B0BEC5", "#B0BEC5", "#B0BEC5", "#B0BEC5", "#B0BEC5", "#B0BEC5", "#B0BEC5", "#B0BEC5", "#B0BEC5", "#B0BEC5", "#B0BEC5", "#B0BEC5", "#B0BEC5", "#B0BEC5", "#B0BEC5", "#B0BEC5", "#B0BEC5", "#B0BEC5", "#B0BEC5", "#B0BEC5", "#B0BEC5", "#B0BEC5", "#B0BEC5", "#B0BEC5", "#B0BEC5", "#B0BEC5", "#B0BEC5", "#B0BEC5", "#B0BEC5", "#B0BEC5", "#B0BEC5", "#B0BEC5", "#B0BEC5", "red", "#B0BEC5", "#B0BEC5", "#B0BEC5", "#B0BEC5", "#B0BEC5", "#B0BEC5", "#B0BEC5", "#B0BEC5", "#B0BEC5", "#B0BEC5", "#B0BEC5", "#B0BEC5", "#B0BEC5"]]}], "label": "Topic 36", "method": "update"}, {"args": [{"marker.color": [["#B0BEC5", "#B0BEC5", "#B0BEC5", "#B0BEC5", "#B0BEC5", "#B0BEC5", "#B0BEC5", "#B0BEC5", "#B0BEC5", "#B0BEC5", "#B0BEC5", "#B0BEC5", "#B0BEC5", "#B0BEC5", "#B0BEC5", "#B0BEC5", "#B0BEC5", "#B0BEC5", "#B0BEC5", "#B0BEC5", "#B0BEC5", "#B0BEC5", "#B0BEC5", "#B0BEC5", "#B0BEC5", "#B0BEC5", "#B0BEC5", "#B0BEC5", "#B0BEC5", "#B0BEC5", "#B0BEC5", "#B0BEC5", "#B0BEC5", "#B0BEC5", "#B0BEC5", "#B0BEC5", "#B0BEC5", "red", "#B0BEC5", "#B0BEC5", "#B0BEC5", "#B0BEC5", "#B0BEC5", "#B0BEC5", "#B0BEC5", "#B0BEC5", "#B0BEC5", "#B0BEC5", "#B0BEC5", "#B0BEC5"]]}], "label": "Topic 37", "method": "update"}, {"args": [{"marker.color": [["#B0BEC5", "#B0BEC5", "#B0BEC5", "#B0BEC5", "#B0BEC5", "#B0BEC5", "#B0BEC5", "#B0BEC5", "#B0BEC5", "#B0BEC5", "#B0BEC5", "#B0BEC5", "#B0BEC5", "#B0BEC5", "#B0BEC5", "#B0BEC5", "#B0BEC5", "#B0BEC5", "#B0BEC5", "#B0BEC5", "#B0BEC5", "#B0BEC5", "#B0BEC5", "#B0BEC5", "#B0BEC5", "#B0BEC5", "#B0BEC5", "#B0BEC5", "#B0BEC5", "#B0BEC5", "#B0BEC5", "#B0BEC5", "#B0BEC5", "#B0BEC5", "#B0BEC5", "#B0BEC5", "#B0BEC5", "#B0BEC5", "red", "#B0BEC5", "#B0BEC5", "#B0BEC5", "#B0BEC5", "#B0BEC5", "#B0BEC5", "#B0BEC5", "#B0BEC5", "#B0BEC5", "#B0BEC5", "#B0BEC5"]]}], "label": "Topic 38", "method": "update"}, {"args": [{"marker.color": [["#B0BEC5", "#B0BEC5", "#B0BEC5", "#B0BEC5", "#B0BEC5", "#B0BEC5", "#B0BEC5", "#B0BEC5", "#B0BEC5", "#B0BEC5", "#B0BEC5", "#B0BEC5", "#B0BEC5", "#B0BEC5", "#B0BEC5", "#B0BEC5", "#B0BEC5", "#B0BEC5", "#B0BEC5", "#B0BEC5", "#B0BEC5", "#B0BEC5", "#B0BEC5", "#B0BEC5", "#B0BEC5", "#B0BEC5", "#B0BEC5", "#B0BEC5", "#B0BEC5", "#B0BEC5", "#B0BEC5", "#B0BEC5", "#B0BEC5", "#B0BEC5", "#B0BEC5", "#B0BEC5", "#B0BEC5", "#B0BEC5", "#B0BEC5", "red", "#B0BEC5", "#B0BEC5", "#B0BEC5", "#B0BEC5", "#B0BEC5", "#B0BEC5", "#B0BEC5", "#B0BEC5", "#B0BEC5", "#B0BEC5"]]}], "label": "Topic 39", "method": "update"}, {"args": [{"marker.color": [["#B0BEC5", "#B0BEC5", "#B0BEC5", "#B0BEC5", "#B0BEC5", "#B0BEC5", "#B0BEC5", "#B0BEC5", "#B0BEC5", "#B0BEC5", "#B0BEC5", "#B0BEC5", "#B0BEC5", "#B0BEC5", "#B0BEC5", "#B0BEC5", "#B0BEC5", "#B0BEC5", "#B0BEC5", "#B0BEC5", "#B0BEC5", "#B0BEC5", "#B0BEC5", "#B0BEC5", "#B0BEC5", "#B0BEC5", "#B0BEC5", "#B0BEC5", "#B0BEC5", "#B0BEC5", "#B0BEC5", "#B0BEC5", "#B0BEC5", "#B0BEC5", "#B0BEC5", "#B0BEC5", "#B0BEC5", "#B0BEC5", "#B0BEC5", "#B0BEC5", "red", "#B0BEC5", "#B0BEC5", "#B0BEC5", "#B0BEC5", "#B0BEC5", "#B0BEC5", "#B0BEC5", "#B0BEC5", "#B0BEC5"]]}], "label": "Topic 40", "method": "update"}, {"args": [{"marker.color": [["#B0BEC5", "#B0BEC5", "#B0BEC5", "#B0BEC5", "#B0BEC5", "#B0BEC5", "#B0BEC5", "#B0BEC5", "#B0BEC5", "#B0BEC5", "#B0BEC5", "#B0BEC5", "#B0BEC5", "#B0BEC5", "#B0BEC5", "#B0BEC5", "#B0BEC5", "#B0BEC5", "#B0BEC5", "#B0BEC5", "#B0BEC5", "#B0BEC5", "#B0BEC5", "#B0BEC5", "#B0BEC5", "#B0BEC5", "#B0BEC5", "#B0BEC5", "#B0BEC5", "#B0BEC5", "#B0BEC5", "#B0BEC5", "#B0BEC5", "#B0BEC5", "#B0BEC5", "#B0BEC5", "#B0BEC5", "#B0BEC5", "#B0BEC5", "#B0BEC5", "#B0BEC5", "red", "#B0BEC5", "#B0BEC5", "#B0BEC5", "#B0BEC5", "#B0BEC5", "#B0BEC5", "#B0BEC5", "#B0BEC5"]]}], "label": "Topic 41", "method": "update"}, {"args": [{"marker.color": [["#B0BEC5", "#B0BEC5", "#B0BEC5", "#B0BEC5", "#B0BEC5", "#B0BEC5", "#B0BEC5", "#B0BEC5", "#B0BEC5", "#B0BEC5", "#B0BEC5", "#B0BEC5", "#B0BEC5", "#B0BEC5", "#B0BEC5", "#B0BEC5", "#B0BEC5", "#B0BEC5", "#B0BEC5", "#B0BEC5", "#B0BEC5", "#B0BEC5", "#B0BEC5", "#B0BEC5", "#B0BEC5", "#B0BEC5", "#B0BEC5", "#B0BEC5", "#B0BEC5", "#B0BEC5", "#B0BEC5", "#B0BEC5", "#B0BEC5", "#B0BEC5", "#B0BEC5", "#B0BEC5", "#B0BEC5", "#B0BEC5", "#B0BEC5", "#B0BEC5", "#B0BEC5", "#B0BEC5", "red", "#B0BEC5", "#B0BEC5", "#B0BEC5", "#B0BEC5", "#B0BEC5", "#B0BEC5", "#B0BEC5"]]}], "label": "Topic 42", "method": "update"}, {"args": [{"marker.color": [["#B0BEC5", "#B0BEC5", "#B0BEC5", "#B0BEC5", "#B0BEC5", "#B0BEC5", "#B0BEC5", "#B0BEC5", "#B0BEC5", "#B0BEC5", "#B0BEC5", "#B0BEC5", "#B0BEC5", "#B0BEC5", "#B0BEC5", "#B0BEC5", "#B0BEC5", "#B0BEC5", "#B0BEC5", "#B0BEC5", "#B0BEC5", "#B0BEC5", "#B0BEC5", "#B0BEC5", "#B0BEC5", "#B0BEC5", "#B0BEC5", "#B0BEC5", "#B0BEC5", "#B0BEC5", "#B0BEC5", "#B0BEC5", "#B0BEC5", "#B0BEC5", "#B0BEC5", "#B0BEC5", "#B0BEC5", "#B0BEC5", "#B0BEC5", "#B0BEC5", "#B0BEC5", "#B0BEC5", "#B0BEC5", "red", "#B0BEC5", "#B0BEC5", "#B0BEC5", "#B0BEC5", "#B0BEC5", "#B0BEC5"]]}], "label": "Topic 43", "method": "update"}, {"args": [{"marker.color": [["#B0BEC5", "#B0BEC5", "#B0BEC5", "#B0BEC5", "#B0BEC5", "#B0BEC5", "#B0BEC5", "#B0BEC5", "#B0BEC5", "#B0BEC5", "#B0BEC5", "#B0BEC5", "#B0BEC5", "#B0BEC5", "#B0BEC5", "#B0BEC5", "#B0BEC5", "#B0BEC5", "#B0BEC5", "#B0BEC5", "#B0BEC5", "#B0BEC5", "#B0BEC5", "#B0BEC5", "#B0BEC5", "#B0BEC5", "#B0BEC5", "#B0BEC5", "#B0BEC5", "#B0BEC5", "#B0BEC5", "#B0BEC5", "#B0BEC5", "#B0BEC5", "#B0BEC5", "#B0BEC5", "#B0BEC5", "#B0BEC5", "#B0BEC5", "#B0BEC5", "#B0BEC5", "#B0BEC5", "#B0BEC5", "#B0BEC5", "red", "#B0BEC5", "#B0BEC5", "#B0BEC5", "#B0BEC5", "#B0BEC5"]]}], "label": "Topic 44", "method": "update"}, {"args": [{"marker.color": [["#B0BEC5", "#B0BEC5", "#B0BEC5", "#B0BEC5", "#B0BEC5", "#B0BEC5", "#B0BEC5", "#B0BEC5", "#B0BEC5", "#B0BEC5", "#B0BEC5", "#B0BEC5", "#B0BEC5", "#B0BEC5", "#B0BEC5", "#B0BEC5", "#B0BEC5", "#B0BEC5", "#B0BEC5", "#B0BEC5", "#B0BEC5", "#B0BEC5", "#B0BEC5", "#B0BEC5", "#B0BEC5", "#B0BEC5", "#B0BEC5", "#B0BEC5", "#B0BEC5", "#B0BEC5", "#B0BEC5", "#B0BEC5", "#B0BEC5", "#B0BEC5", "#B0BEC5", "#B0BEC5", "#B0BEC5", "#B0BEC5", "#B0BEC5", "#B0BEC5", "#B0BEC5", "#B0BEC5", "#B0BEC5", "#B0BEC5", "#B0BEC5", "red", "#B0BEC5", "#B0BEC5", "#B0BEC5", "#B0BEC5"]]}], "label": "Topic 45", "method": "update"}, {"args": [{"marker.color": [["#B0BEC5", "#B0BEC5", "#B0BEC5", "#B0BEC5", "#B0BEC5", "#B0BEC5", "#B0BEC5", "#B0BEC5", "#B0BEC5", "#B0BEC5", "#B0BEC5", "#B0BEC5", "#B0BEC5", "#B0BEC5", "#B0BEC5", "#B0BEC5", "#B0BEC5", "#B0BEC5", "#B0BEC5", "#B0BEC5", "#B0BEC5", "#B0BEC5", "#B0BEC5", "#B0BEC5", "#B0BEC5", "#B0BEC5", "#B0BEC5", "#B0BEC5", "#B0BEC5", "#B0BEC5", "#B0BEC5", "#B0BEC5", "#B0BEC5", "#B0BEC5", "#B0BEC5", "#B0BEC5", "#B0BEC5", "#B0BEC5", "#B0BEC5", "#B0BEC5", "#B0BEC5", "#B0BEC5", "#B0BEC5", "#B0BEC5", "#B0BEC5", "#B0BEC5", "red", "#B0BEC5", "#B0BEC5", "#B0BEC5"]]}], "label": "Topic 46", "method": "update"}, {"args": [{"marker.color": [["#B0BEC5", "#B0BEC5", "#B0BEC5", "#B0BEC5", "#B0BEC5", "#B0BEC5", "#B0BEC5", "#B0BEC5", "#B0BEC5", "#B0BEC5", "#B0BEC5", "#B0BEC5", "#B0BEC5", "#B0BEC5", "#B0BEC5", "#B0BEC5", "#B0BEC5", "#B0BEC5", "#B0BEC5", "#B0BEC5", "#B0BEC5", "#B0BEC5", "#B0BEC5", "#B0BEC5", "#B0BEC5", "#B0BEC5", "#B0BEC5", "#B0BEC5", "#B0BEC5", "#B0BEC5", "#B0BEC5", "#B0BEC5", "#B0BEC5", "#B0BEC5", "#B0BEC5", "#B0BEC5", "#B0BEC5", "#B0BEC5", "#B0BEC5", "#B0BEC5", "#B0BEC5", "#B0BEC5", "#B0BEC5", "#B0BEC5", "#B0BEC5", "#B0BEC5", "#B0BEC5", "red", "#B0BEC5", "#B0BEC5"]]}], "label": "Topic 47", "method": "update"}, {"args": [{"marker.color": [["#B0BEC5", "#B0BEC5", "#B0BEC5", "#B0BEC5", "#B0BEC5", "#B0BEC5", "#B0BEC5", "#B0BEC5", "#B0BEC5", "#B0BEC5", "#B0BEC5", "#B0BEC5", "#B0BEC5", "#B0BEC5", "#B0BEC5", "#B0BEC5", "#B0BEC5", "#B0BEC5", "#B0BEC5", "#B0BEC5", "#B0BEC5", "#B0BEC5", "#B0BEC5", "#B0BEC5", "#B0BEC5", "#B0BEC5", "#B0BEC5", "#B0BEC5", "#B0BEC5", "#B0BEC5", "#B0BEC5", "#B0BEC5", "#B0BEC5", "#B0BEC5", "#B0BEC5", "#B0BEC5", "#B0BEC5", "#B0BEC5", "#B0BEC5", "#B0BEC5", "#B0BEC5", "#B0BEC5", "#B0BEC5", "#B0BEC5", "#B0BEC5", "#B0BEC5", "#B0BEC5", "#B0BEC5", "red", "#B0BEC5"]]}], "label": "Topic 48", "method": "update"}, {"args": [{"marker.color": [["#B0BEC5", "#B0BEC5", "#B0BEC5", "#B0BEC5", "#B0BEC5", "#B0BEC5", "#B0BEC5", "#B0BEC5", "#B0BEC5", "#B0BEC5", "#B0BEC5", "#B0BEC5", "#B0BEC5", "#B0BEC5", "#B0BEC5", "#B0BEC5", "#B0BEC5", "#B0BEC5", "#B0BEC5", "#B0BEC5", "#B0BEC5", "#B0BEC5", "#B0BEC5", "#B0BEC5", "#B0BEC5", "#B0BEC5", "#B0BEC5", "#B0BEC5", "#B0BEC5", "#B0BEC5", "#B0BEC5", "#B0BEC5", "#B0BEC5", "#B0BEC5", "#B0BEC5", "#B0BEC5", "#B0BEC5", "#B0BEC5", "#B0BEC5", "#B0BEC5", "#B0BEC5", "#B0BEC5", "#B0BEC5", "#B0BEC5", "#B0BEC5", "#B0BEC5", "#B0BEC5", "#B0BEC5", "#B0BEC5", "red"]]}], "label": "Topic 49", "method": "update"}]}], "title": {"font": {"color": "Black", "size": 22}, "text": "<b>Intertopic Distance Map</b>", "x": 0.5, "xanchor": "center", "y": 0.95, "yanchor": "top"}, "width": 650, "xaxis": {"anchor": "y", "domain": [0, 1], "range": [-10.14, 18.37], "title": {"text": ""}, "visible": false}, "yaxis": {"anchor": "x", "domain": [0, 1], "range": [-7.491, 17.82], "title": {"text": ""}, "visible": false}}}
